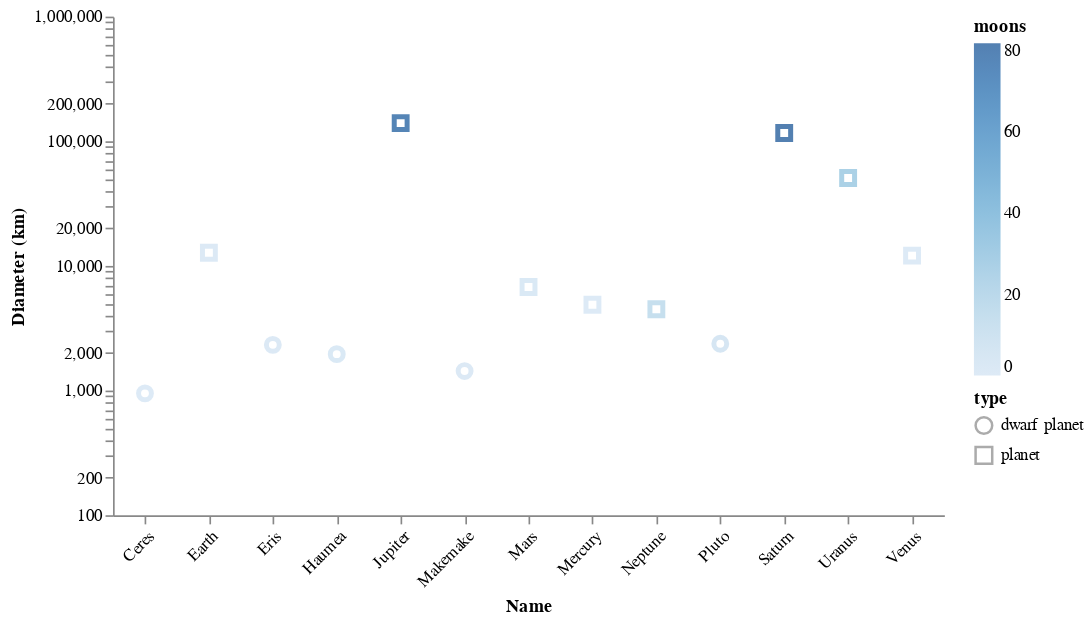

Notebook code for this chart:
### Markdown cell above
## Testreszabás

Címkék, színek, egyéb vizuális elemek

### Code cell
alt.Chart(planets).mark_point(
    strokeWidth=3, 
    size=60
).encode(
    alt.X(
        'name', 
        axis=alt.Axis(
            title='Name',
            labelAngle=-45
        ),
    ),
    alt.Y(
        'diameter', 
        scale=alt.Scale(type='log'), 
        axis=alt.Axis(title='Diameter (km)')
    ),
    color='moons',
    shape='type'
).configure_axis(
    grid=False
).configure_view(
    strokeWidth=0
).properties(
    width=500,
    height=300
)

### Figure 1 — Vega-Lite specification as saved in the notebook (floating-point values rounded to 4 significant figures)
{"config": {"view": {"continuousWidth": 400, "continuousHeight": 300, "strokeWidth": 0}, "axis": {"grid": false}}, "data": {"name": "data-5b03ff44f3bf68bec8f5d2248afba5a6"}, "mark": {"type": "point", "size": 60, "strokeWidth": 3}, "encoding": {"color": {"type": "quantitative", "field": "moons"}, "shape": {"type": "nominal", "field": "type"}, "x": {"type": "nominal", "axis": {"labelAngle": -45, "title": "Name"}, "field": "name"}, "y": {"type": "quantitative", "axis": {"title": "Diameter (km)"}, "field": "diameter", "scale": {"type": "log"}}}, "height": 300, "width": 500, "$schema": "https://vega.github.io/schema/vega-lite/v4.8.1.json", "datasets": {"data-5b03ff44f3bf68bec8f5d2248afba5a6": [{"name": "Mercury", "diameter": 4879, "distance": 57.91, "moons": 0, "type": "planet"}, {"name": "Venus", "diameter": 12104, "distance": 108.2, "moons": 0, "type": "planet"}, {"name": "Earth", "diameter": 12742, "distance": 149.6, "moons": 1, "type": "planet"}, {"name": "Mars", "diameter": 6779, "distance": 227.9, "moons": 2, "type": "planet"}, {"name": "Ceres", "diameter": 950, "distance": 414.3, "moons": 0, "type": "dwarf planet"}, {"name": "Jupiter", "diameter": 139822, "distance": 778.5, "moons": 79, "type": "planet"}, {"name": "Saturn", "diameter": 116464, "distance": 1434.0, "moons": 82, "type": "planet"}, {"name": "Uranus", "diameter": 50724, "distance": 2871.0, "moons": 27, "type": "planet"}, {"name": "Neptune", "diameter": 4495, "distance": 49240.0, "moons": 14, "type": "planet"}, {"name": "Pluto", "diameter": 2374, "distance": 5906.0, "moons": 5, "type": "dwarf planet"}, {"name": "Haumea", "diameter": 1960, "distance": 6460.0, "moons": 2, "type": "dwarf planet"}, {"name": "Makemake", "diameter": 1434, "distance": 6796.0, "moons": 1, "type": "dwarf planet"}, {"name": "Eris", "diameter": 2326, "distance": 10150.0, "moons": 1, "type": "dwarf planet"}]}}
